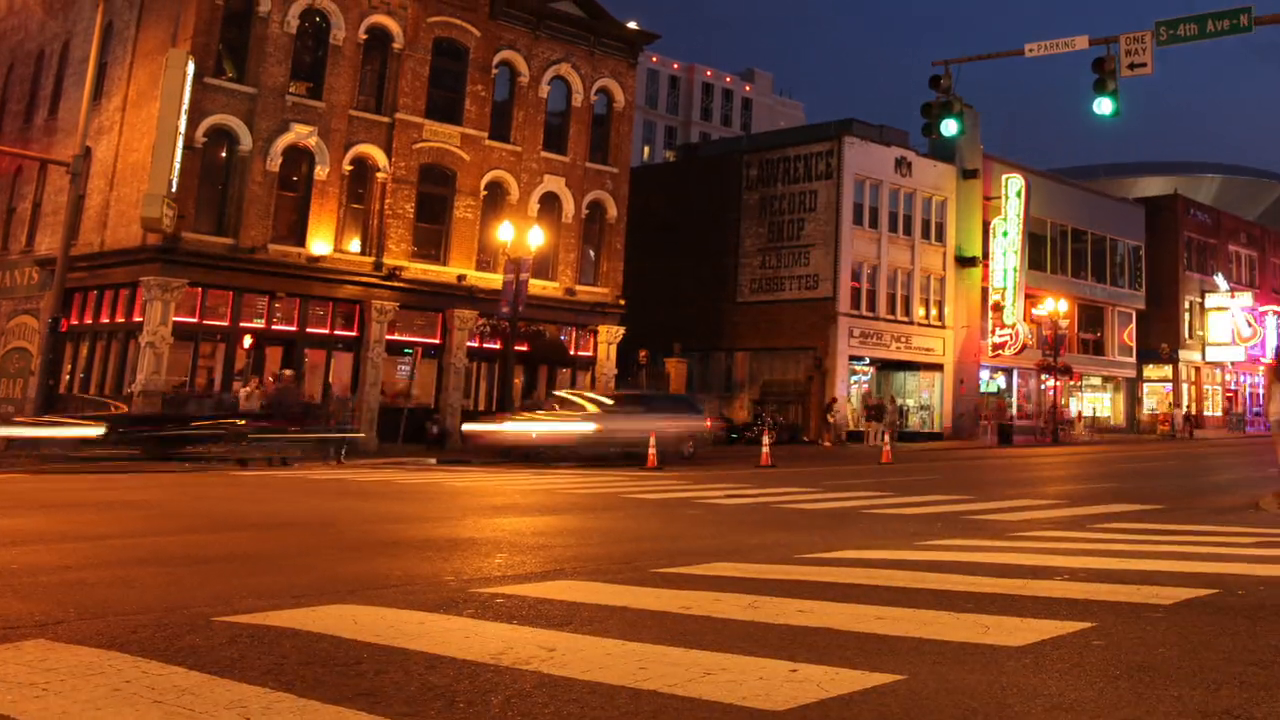
#> input picture frame 14 of 04.mp4, 1280 x 720 px, given in place of 03.mp4, which was not available
$ python homework1.py
#> lines starting #> are read from the running program, lines starting #| are printed output that depends on the picture; pictures that were not available may be replaced by others from this repository, and a replacement may not be noted
#openCv 가져오기
import cv2

#동영상 불러오기
cap = cv2.VideoCapture('03.mp4')

while True:
    #동영상에서 이미지 추출,ret은 다 읽으면 False
    ret, img = cap.read()
#> img is the input picture: shape (720, 1280, 3); mean B, G, R 35.2, 62.5, 120.5

    if ret == False:
        break
    # 칼라를 그레이로 변환
    img = cv2.cvtColor(img,cv2.COLOR_BGR2GRAY)
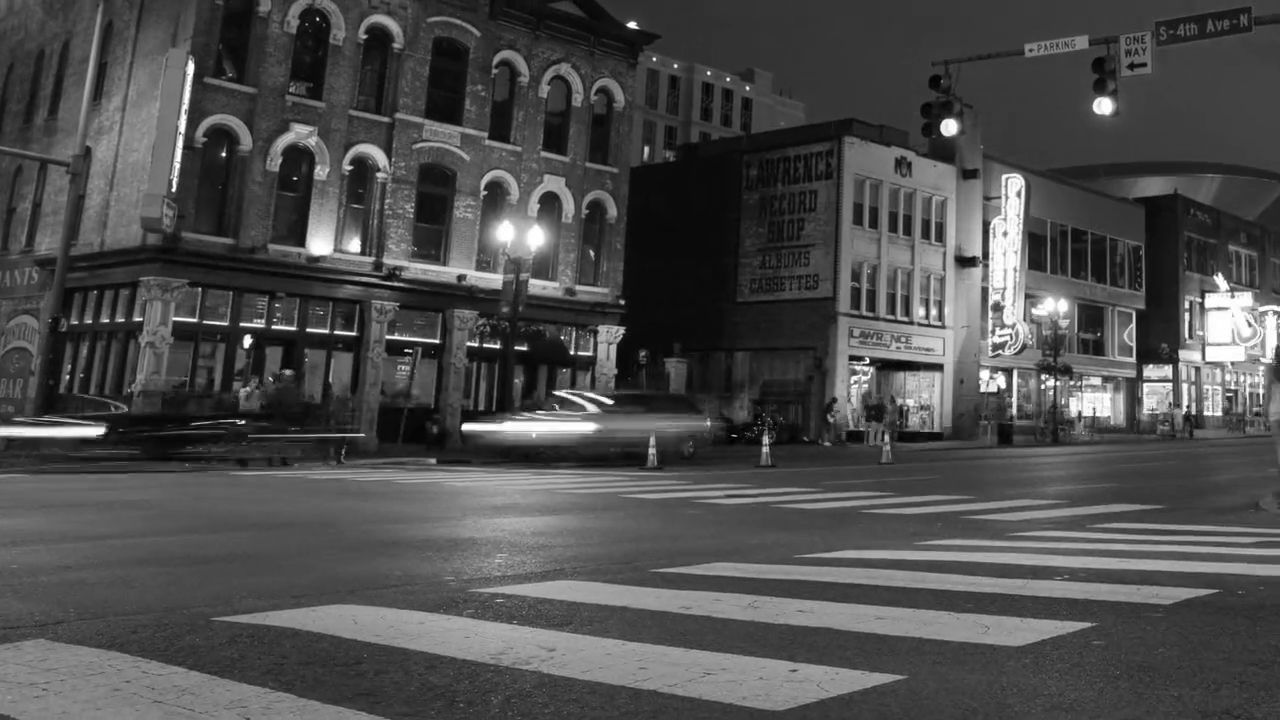
#> img: shape (720, 1280); min 0, max 255, mean 76.7

    # 이미지 자르기 y에서 x로
    img = img[183:721,465:878]
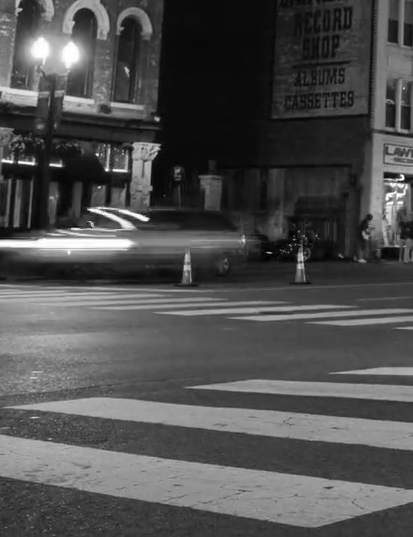
#> img: shape (537, 413); min 0, max 255, mean 79.1
    #이미지 보여주기
    cv2.imshow('result', img)
    #10초간 기다렸다가 출력,q이면 종료
    if cv2.waitKey(10) == ord('q'):
#> (key q is pressed here)
        break

$ run again, starting later in the video
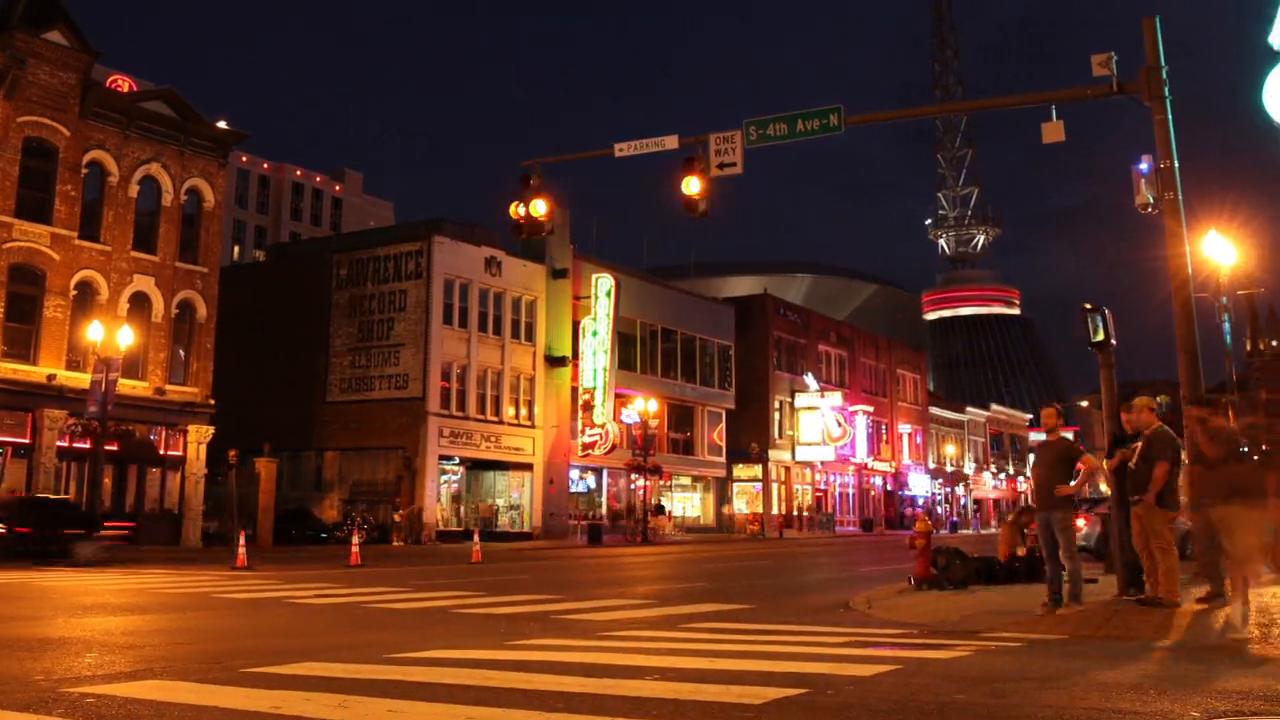
#> input picture frame 115 of 04.mp4, 1280 x 720 px, given in place of 03.mp4, which was not available
#> img is the input picture: shape (720, 1280, 3); mean B, G, R 31, 48.3, 91.9
#> `img = cv2.cvtColor(img,cv2.COLOR_BGR2GRAY)`:
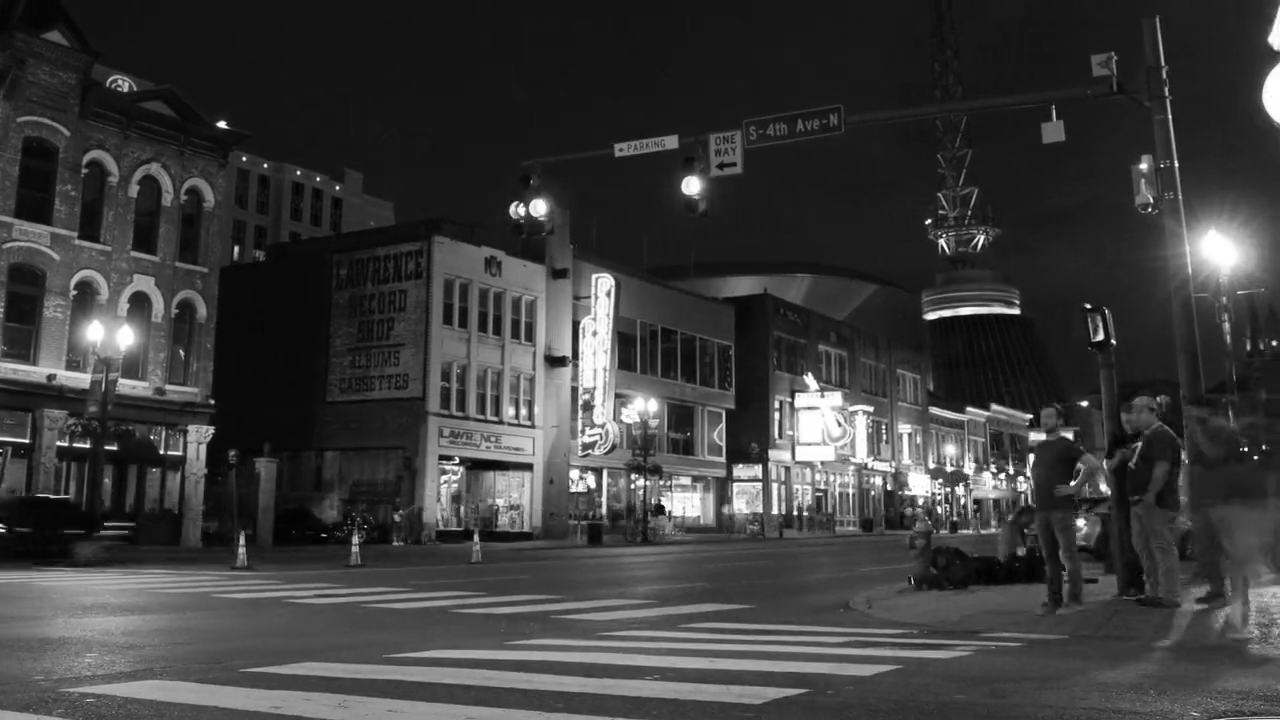
#> img: shape (720, 1280); min 0, max 255, mean 59.4
#> `img = img[183:721,465:878]`:
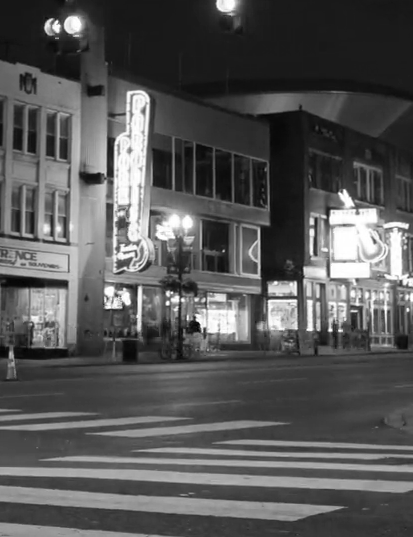
#> img: shape (537, 413); min 3, max 255, mean 86.4
